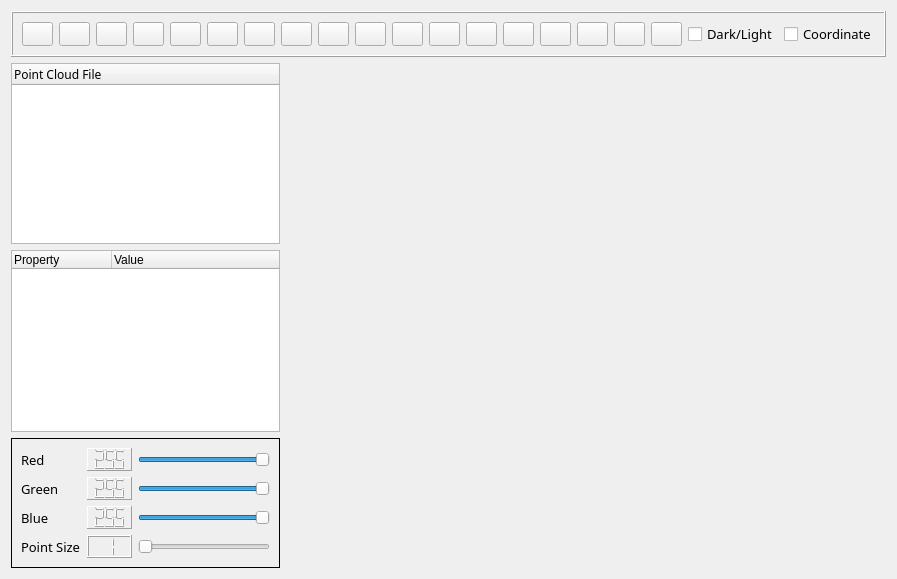
 <widget class="QWidget" name="Evision3dVizClass">
  <property name="geometry">
   <rect>
    <x>0</x>
    <y>0</y>
    <width>897</width>
    <height>579</height>
   </rect>
  </property>
  <property name="contextMenuPolicy">
   <enum>Qt::CustomContextMenu</enum>
  </property>
  <property name="windowTitle">
   <string>PointCloudTool</string>
  </property>
  <layout class="QGridLayout" name="gridLayout_3">
   <item row="1" column="0">
    <widget class="QTreeWidget" name="dataTree">
     <property name="minimumSize">
      <size>
       <width>0</width>
       <height>180</height>
      </size>
     </property>
     <property name="maximumSize">
      <size>
       <width>300</width>
       <height>16777215</height>
      </size>
     </property>
     <property name="font">
      <font>
       <family>微软雅黑</family>
       <pointsize>9</pointsize>
      </font>
     </property>
     <property name="contextMenuPolicy">
      <enum>Qt::CustomContextMenu</enum>
     </property>
     <column>
      <property name="text">
       <string>Point Cloud File</string>
      </property>
     </column>
    </widget>
   </item>
   <item row="2" column="0">
    <widget class="QTableWidget" name="propertyTable">
     <property name="minimumSize">
      <size>
       <width>0</width>
       <height>180</height>
      </size>
     </property>
     <property name="maximumSize">
      <size>
       <width>300</width>
       <height>16777215</height>
      </size>
     </property>
     <property name="font">
      <font>
       <pointsize>9</pointsize>
      </font>
     </property>
     <property name="frameShadow">
      <enum>QFrame::Sunken</enum>
     </property>
     <property name="midLineWidth">
      <number>0</number>
     </property>
     <property name="horizontalScrollBarPolicy">
      <enum>Qt::ScrollBarAsNeeded</enum>
     </property>
     <property name="sizeAdjustPolicy">
      <enum>QAbstractScrollArea::AdjustIgnored</enum>
     </property>
     <property name="autoScroll">
      <bool>true</bool>
     </property>
     <property name="editTriggers">
      <set>QAbstractItemView::NoEditTriggers</set>
     </property>
     <property name="tabKeyNavigation">
      <bool>true</bool>
     </property>
     <property name="showDropIndicator" stdset="0">
      <bool>true</bool>
     </property>
     <property name="dragDropOverwriteMode">
      <bool>true</bool>
     </property>
     <property name="alternatingRowColors">
      <bool>false</bool>
     </property>
     <property name="selectionMode">
      <enum>QAbstractItemView::ExtendedSelection</enum>
     </property>
     <property name="textElideMode">
      <enum>Qt::ElideLeft</enum>
     </property>
     <property name="horizontalScrollMode">
      <enum>QAbstractItemView::ScrollPerItem</enum>
     </property>
     <property name="showGrid">
      <bool>false</bool>
     </property>
     <property name="wordWrap">
      <bool>true</bool>
     </property>
     <property name="cornerButtonEnabled">
      <bool>true</bool>
     </property>
     <property name="rowCount">
      <number>4</number>
     </property>
     <property name="columnCount">
      <number>2</number>
     </property>
     <attribute name="horizontalHeaderCascadingSectionResizes">
      <bool>false</bool>
     </attribute>
     <attribute name="horizontalHeaderDefaultSectionSize">
      <number>100</number>
     </attribute>
     <attribute name="horizontalHeaderHighlightSections">
      <bool>true</bool>
     </attribute>
     <attribute name="horizontalHeaderMinimumSectionSize">
      <number>25</number>
     </attribute>
     <attribute name="horizontalHeaderStretchLastSection">
      <bool>true</bool>
     </attribute>
     <attribute name="verticalHeaderVisible">
      <bool>false</bool>
     </attribute>
     <attribute name="verticalHeaderCascadingSectionResizes">
      <bool>false</bool>
     </attribute>
     <row/>
     <row/>
     <row/>
     <row/>
     <column>
      <property name="text">
       <string>Property</string>
      </property>
      <property name="textAlignment">
       <set>AlignLeading|AlignVCenter</set>
      </property>
     </column>
     <column>
      <property name="text">
       <string>Value</string>
      </property>
      <property name="textAlignment">
       <set>AlignLeading|AlignVCenter</set>
      </property>
     </column>
    </widget>
   </item>
   <item row="3" column="0">
    <widget class="QFrame" name="frame">
     <property name="maximumSize">
      <size>
       <width>300</width>
       <height>16777215</height>
      </size>
     </property>
     <property name="frameShape">
      <enum>QFrame::Box</enum>
     </property>
     <layout class="QGridLayout" name="gridLayout_2">
      <item row="0" column="0">
       <widget class="QLabel" name="label_1">
        <property name="sizePolicy">
         <sizepolicy hsizetype="Expanding" vsizetype="Preferred">
          <horstretch>0</horstretch>
          <verstretch>0</verstretch>
         </sizepolicy>
        </property>
        <property name="font">
         <font>
          <family>微软雅黑</family>
          <pointsize>10</pointsize>
         </font>
        </property>
        <property name="text">
         <string>Red</string>
        </property>
       </widget>
      </item>
      <item row="0" column="1">
       <widget class="QLCDNumber" name="rLCD">
        <property name="sizePolicy">
         <sizepolicy hsizetype="Expanding" vsizetype="Minimum">
          <horstretch>0</horstretch>
          <verstretch>0</verstretch>
         </sizepolicy>
        </property>
        <property name="autoFillBackground">
         <bool>false</bool>
        </property>
        <property name="inputMethodHints">
         <set>Qt::ImhNone</set>
        </property>
        <property name="frameShape">
         <enum>QFrame::Panel</enum>
        </property>
        <property name="frameShadow">
         <enum>QFrame::Raised</enum>
        </property>
        <property name="lineWidth">
         <number>1</number>
        </property>
        <property name="smallDecimalPoint">
         <bool>false</bool>
        </property>
        <property name="digitCount">
         <number>3</number>
        </property>
        <property name="mode">
         <enum>QLCDNumber::Dec</enum>
        </property>
        <property name="value" stdset="0">
         <double>255.000000000000000</double>
        </property>
        <property name="intValue" stdset="0">
         <number>255</number>
        </property>
       </widget>
      </item>
      <item row="0" column="2">
       <widget class="QSlider" name="rSlider">
        <property name="sizePolicy">
         <sizepolicy hsizetype="Expanding" vsizetype="Fixed">
          <horstretch>0</horstretch>
          <verstretch>0</verstretch>
         </sizepolicy>
        </property>
        <property name="minimumSize">
         <size>
          <width>132</width>
          <height>0</height>
         </size>
        </property>
        <property name="maximum">
         <number>255</number>
        </property>
        <property name="sliderPosition">
         <number>255</number>
        </property>
        <property name="orientation">
         <enum>Qt::Horizontal</enum>
        </property>
       </widget>
      </item>
      <item row="1" column="0">
       <widget class="QLabel" name="label_2">
        <property name="sizePolicy">
         <sizepolicy hsizetype="Expanding" vsizetype="Preferred">
          <horstretch>0</horstretch>
          <verstretch>0</verstretch>
         </sizepolicy>
        </property>
        <property name="font">
         <font>
          <family>微软雅黑</family>
          <pointsize>10</pointsize>
         </font>
        </property>
        <property name="text">
         <string>Green</string>
        </property>
       </widget>
      </item>
      <item row="1" column="1">
       <widget class="QLCDNumber" name="gLCD">
        <property name="sizePolicy">
         <sizepolicy hsizetype="Expanding" vsizetype="Minimum">
          <horstretch>0</horstretch>
          <verstretch>0</verstretch>
         </sizepolicy>
        </property>
        <property name="frameShape">
         <enum>QFrame::Panel</enum>
        </property>
        <property name="digitCount">
         <number>3</number>
        </property>
        <property name="intValue" stdset="0">
         <number>255</number>
        </property>
       </widget>
      </item>
      <item row="1" column="2">
       <widget class="QSlider" name="gSlider">
        <property name="sizePolicy">
         <sizepolicy hsizetype="Expanding" vsizetype="Fixed">
          <horstretch>0</horstretch>
          <verstretch>0</verstretch>
         </sizepolicy>
        </property>
        <property name="minimumSize">
         <size>
          <width>132</width>
          <height>0</height>
         </size>
        </property>
        <property name="maximum">
         <number>255</number>
        </property>
        <property name="sliderPosition">
         <number>255</number>
        </property>
        <property name="orientation">
         <enum>Qt::Horizontal</enum>
        </property>
       </widget>
      </item>
      <item row="2" column="0">
       <widget class="QLabel" name="label_3">
        <property name="sizePolicy">
         <sizepolicy hsizetype="Expanding" vsizetype="Preferred">
          <horstretch>0</horstretch>
          <verstretch>0</verstretch>
         </sizepolicy>
        </property>
        <property name="font">
         <font>
          <family>微软雅黑</family>
          <pointsize>10</pointsize>
         </font>
        </property>
        <property name="text">
         <string>Blue</string>
        </property>
       </widget>
      </item>
      <item row="2" column="1">
       <widget class="QLCDNumber" name="bLCD">
        <property name="sizePolicy">
         <sizepolicy hsizetype="Expanding" vsizetype="Minimum">
          <horstretch>0</horstretch>
          <verstretch>0</verstretch>
         </sizepolicy>
        </property>
        <property name="frameShape">
         <enum>QFrame::Panel</enum>
        </property>
        <property name="digitCount">
         <number>3</number>
        </property>
        <property name="intValue" stdset="0">
         <number>255</number>
        </property>
       </widget>
      </item>
      <item row="2" column="2">
       <widget class="QSlider" name="bSlider">
        <property name="sizePolicy">
         <sizepolicy hsizetype="Expanding" vsizetype="Fixed">
          <horstretch>0</horstretch>
          <verstretch>0</verstretch>
         </sizepolicy>
        </property>
        <property name="minimumSize">
         <size>
          <width>132</width>
          <height>0</height>
         </size>
        </property>
        <property name="maximum">
         <number>255</number>
        </property>
        <property name="sliderPosition">
         <number>255</number>
        </property>
        <property name="orientation">
         <enum>Qt::Horizontal</enum>
        </property>
       </widget>
      </item>
      <item row="3" column="0">
       <widget class="QLabel" name="label_4">
        <property name="sizePolicy">
         <sizepolicy hsizetype="Expanding" vsizetype="Preferred">
          <horstretch>0</horstretch>
          <verstretch>0</verstretch>
         </sizepolicy>
        </property>
        <property name="font">
         <font>
          <family>微软雅黑</family>
          <pointsize>10</pointsize>
         </font>
        </property>
        <property name="text">
         <string>Point Size</string>
        </property>
       </widget>
      </item>
      <item row="3" column="1">
       <widget class="QLCDNumber" name="sizeLCD">
        <property name="sizePolicy">
         <sizepolicy hsizetype="Expanding" vsizetype="Minimum">
          <horstretch>0</horstretch>
          <verstretch>0</verstretch>
         </sizepolicy>
        </property>
        <property name="digitCount">
         <number>1</number>
        </property>
        <property name="segmentStyle">
         <enum>QLCDNumber::Filled</enum>
        </property>
        <property name="intValue" stdset="0">
         <number>1</number>
        </property>
       </widget>
      </item>
      <item row="3" column="2">
       <widget class="QSlider" name="pSlider">
        <property name="sizePolicy">
         <sizepolicy hsizetype="Expanding" vsizetype="Fixed">
          <horstretch>0</horstretch>
          <verstretch>0</verstretch>
         </sizepolicy>
        </property>
        <property name="minimumSize">
         <size>
          <width>132</width>
          <height>0</height>
         </size>
        </property>
        <property name="minimum">
         <number>1</number>
        </property>
        <property name="maximum">
         <number>10</number>
        </property>
        <property name="sliderPosition">
         <number>1</number>
        </property>
        <property name="orientation">
         <enum>Qt::Horizontal</enum>
        </property>
       </widget>
      </item>
     </layout>
    </widget>
   </item>
   <item row="0" column="0" colspan="2">
    <widget class="QFrame" name="frame">
     <property name="frameShape">
      <enum>QFrame::Box</enum>
     </property>
     <property name="frameShadow">
      <enum>QFrame::Raised</enum>
     </property>
     <layout class="QGridLayout" name="gridLayout">
      <item row="0" column="0">
       <widget class="QPushButton" name="pushButton_Open">
        <property name="maximumSize">
         <size>
          <width>31</width>
          <height>31</height>
         </size>
        </property>
        <property name="toolTip">
         <string>打开</string>
        </property>
        <property name="text">
         <string/>
        </property>
        <property name="icon">
         <iconset resource="Evision3dViz.qrc">
          <normaloff>:/PointCloudTool/Resources/open.png</normaloff>:/PointCloudTool/Resources/open.png</iconset>
        </property>
        <property name="iconSize">
         <size>
          <width>25</width>
          <height>25</height>
         </size>
        </property>
       </widget>
      </item>
      <item row="0" column="1">
       <widget class="QPushButton" name="pushButton_Add">
        <property name="maximumSize">
         <size>
          <width>31</width>
          <height>31</height>
         </size>
        </property>
        <property name="toolTip">
         <string>添加</string>
        </property>
        <property name="text">
         <string/>
        </property>
        <property name="icon">
         <iconset resource="Evision3dViz.qrc">
          <normaloff>:/PointCloudTool/Resources/add.png</normaloff>:/PointCloudTool/Resources/add.png</iconset>
        </property>
        <property name="iconSize">
         <size>
          <width>25</width>
          <height>25</height>
         </size>
        </property>
       </widget>
      </item>
      <item row="0" column="2">
       <widget class="QPushButton" name="pushButton_Clean">
        <property name="maximumSize">
         <size>
          <width>31</width>
          <height>31</height>
         </size>
        </property>
        <property name="toolTip">
         <string>清除</string>
        </property>
        <property name="text">
         <string/>
        </property>
        <property name="icon">
         <iconset resource="Evision3dViz.qrc">
          <normaloff>:/PointCloudTool/Resources/clear.png</normaloff>:/PointCloudTool/Resources/clear.png</iconset>
        </property>
        <property name="iconSize">
         <size>
          <width>25</width>
          <height>25</height>
         </size>
        </property>
       </widget>
      </item>
      <item row="0" column="3">
       <widget class="QPushButton" name="pushButton_Save">
        <property name="maximumSize">
         <size>
          <width>31</width>
          <height>31</height>
         </size>
        </property>
        <property name="toolTip">
         <string>保存</string>
        </property>
        <property name="text">
         <string/>
        </property>
        <property name="icon">
         <iconset resource="Evision3dViz.qrc">
          <normaloff>:/PointCloudTool/Resources/save.png</normaloff>:/PointCloudTool/Resources/save.png</iconset>
        </property>
        <property name="iconSize">
         <size>
          <width>25</width>
          <height>25</height>
         </size>
        </property>
       </widget>
      </item>
      <item row="0" column="4">
       <widget class="QPushButton" name="pushButton_SaveAs">
        <property name="maximumSize">
         <size>
          <width>31</width>
          <height>31</height>
         </size>
        </property>
        <property name="toolTip">
         <string>另存为</string>
        </property>
        <property name="text">
         <string/>
        </property>
        <property name="icon">
         <iconset resource="Evision3dViz.qrc">
          <normaloff>:/PointCloudTool/Resources/saveBinary.png</normaloff>:/PointCloudTool/Resources/saveBinary.png</iconset>
        </property>
        <property name="iconSize">
         <size>
          <width>25</width>
          <height>25</height>
         </size>
        </property>
       </widget>
      </item>
      <item row="0" column="5">
       <widget class="QPushButton" name="pushButton_Change">
        <property name="maximumSize">
         <size>
          <width>31</width>
          <height>31</height>
         </size>
        </property>
        <property name="toolTip">
         <string>更改</string>
        </property>
        <property name="text">
         <string/>
        </property>
        <property name="icon">
         <iconset resource="Evision3dViz.qrc">
          <normaloff>:/PointCloudTool/Resources/change.png</normaloff>:/PointCloudTool/Resources/change.png</iconset>
        </property>
        <property name="iconSize">
         <size>
          <width>25</width>
          <height>25</height>
         </size>
        </property>
       </widget>
      </item>
      <item row="0" column="6">
       <widget class="QPushButton" name="pushButton_Exit">
        <property name="maximumSize">
         <size>
          <width>31</width>
          <height>31</height>
         </size>
        </property>
        <property name="toolTip">
         <string>关闭</string>
        </property>
        <property name="text">
         <string/>
        </property>
        <property name="icon">
         <iconset resource="Evision3dViz.qrc">
          <normaloff>:/PointCloudTool/Resources/exit.png</normaloff>:/PointCloudTool/Resources/exit.png</iconset>
        </property>
        <property name="iconSize">
         <size>
          <width>25</width>
          <height>25</height>
         </size>
        </property>
       </widget>
      </item>
      <item row="0" column="7">
       <widget class="QPushButton" name="pushButton_PointColor">
        <property name="maximumSize">
         <size>
          <width>31</width>
          <height>31</height>
         </size>
        </property>
        <property name="toolTip">
         <string>点云颜色</string>
        </property>
        <property name="text">
         <string/>
        </property>
        <property name="icon">
         <iconset resource="Evision3dViz.qrc">
          <normaloff>:/PointCloudTool/Resources/pointcolor.png</normaloff>:/PointCloudTool/Resources/pointcolor.png</iconset>
        </property>
        <property name="iconSize">
         <size>
          <width>25</width>
          <height>25</height>
         </size>
        </property>
       </widget>
      </item>
      <item row="0" column="8">
       <widget class="QPushButton" name="pushButton_BackgroundColor">
        <property name="maximumSize">
         <size>
          <width>31</width>
          <height>31</height>
         </size>
        </property>
        <property name="toolTip">
         <string>背景颜色</string>
        </property>
        <property name="text">
         <string/>
        </property>
        <property name="icon">
         <iconset resource="Evision3dViz.qrc">
          <normaloff>:/PointCloudTool/Resources/bgcolor.png</normaloff>:/PointCloudTool/Resources/bgcolor.png</iconset>
        </property>
        <property name="iconSize">
         <size>
          <width>25</width>
          <height>25</height>
         </size>
        </property>
       </widget>
      </item>
      <item row="0" column="9">
       <widget class="QPushButton" name="pushButton_MainView">
        <property name="maximumSize">
         <size>
          <width>31</width>
          <height>31</height>
         </size>
        </property>
        <property name="toolTip">
         <string>主视图</string>
        </property>
        <property name="text">
         <string/>
        </property>
        <property name="icon">
         <iconset resource="Evision3dViz.qrc">
          <normaloff>:/PointCloudTool/Resources/zhengshi.png</normaloff>:/PointCloudTool/Resources/zhengshi.png</iconset>
        </property>
        <property name="iconSize">
         <size>
          <width>25</width>
          <height>25</height>
         </size>
        </property>
       </widget>
      </item>
      <item row="0" column="10">
       <widget class="QPushButton" name="pushButton_LeftView">
        <property name="maximumSize">
         <size>
          <width>31</width>
          <height>31</height>
         </size>
        </property>
        <property name="toolTip">
         <string>左视图</string>
        </property>
        <property name="text">
         <string/>
        </property>
        <property name="icon">
         <iconset resource="Evision3dViz.qrc">
          <normaloff>:/PointCloudTool/Resources/zuoshi.png</normaloff>:/PointCloudTool/Resources/zuoshi.png</iconset>
        </property>
        <property name="iconSize">
         <size>
          <width>25</width>
          <height>25</height>
         </size>
        </property>
       </widget>
      </item>
      <item row="0" column="11">
       <widget class="QPushButton" name="pushButton_TopView">
        <property name="maximumSize">
         <size>
          <width>31</width>
          <height>31</height>
         </size>
        </property>
        <property name="toolTip">
         <string>俯视图</string>
        </property>
        <property name="text">
         <string/>
        </property>
        <property name="icon">
         <iconset resource="Evision3dViz.qrc">
          <normaloff>:/PointCloudTool/Resources/fushi.png</normaloff>:/PointCloudTool/Resources/fushi.png</iconset>
        </property>
        <property name="iconSize">
         <size>
          <width>25</width>
          <height>25</height>
         </size>
        </property>
       </widget>
      </item>
      <item row="0" column="12">
       <widget class="QPushButton" name="pushButton_GenCube">
        <property name="maximumSize">
         <size>
          <width>31</width>
          <height>31</height>
         </size>
        </property>
        <property name="toolTip">
         <string>生成立方体</string>
        </property>
        <property name="text">
         <string/>
        </property>
        <property name="icon">
         <iconset resource="Evision3dViz.qrc">
          <normaloff>:/PointCloudTool/Resources/cube.png</normaloff>:/PointCloudTool/Resources/cube.png</iconset>
        </property>
        <property name="iconSize">
         <size>
          <width>25</width>
          <height>25</height>
         </size>
        </property>
       </widget>
      </item>
      <item row="0" column="13">
       <widget class="QPushButton" name="pushButton_GenSphere">
        <property name="maximumSize">
         <size>
          <width>31</width>
          <height>31</height>
         </size>
        </property>
        <property name="toolTip">
         <string>生成球</string>
        </property>
        <property name="text">
         <string/>
        </property>
        <property name="icon">
         <iconset resource="Evision3dViz.qrc">
          <normaloff>:/PointCloudTool/Resources/sphere.png</normaloff>:/PointCloudTool/Resources/sphere.png</iconset>
        </property>
        <property name="iconSize">
         <size>
          <width>25</width>
          <height>25</height>
         </size>
        </property>
       </widget>
      </item>
      <item row="0" column="14">
       <widget class="QPushButton" name="pushButton_GenCylinder">
        <property name="maximumSize">
         <size>
          <width>31</width>
          <height>31</height>
         </size>
        </property>
        <property name="toolTip">
         <string>生成圆柱体</string>
        </property>
        <property name="text">
         <string/>
        </property>
        <property name="icon">
         <iconset resource="Evision3dViz.qrc">
          <normaloff>:/PointCloudTool/Resources/cylinder.png</normaloff>:/PointCloudTool/Resources/cylinder.png</iconset>
        </property>
        <property name="iconSize">
         <size>
          <width>25</width>
          <height>25</height>
         </size>
        </property>
       </widget>
      </item>
      <item row="0" column="15">
       <widget class="QPushButton" name="pushButton_MeshSurface">
        <property name="maximumSize">
         <size>
          <width>31</width>
          <height>31</height>
         </size>
        </property>
        <property name="toolTip">
         <string>Surface</string>
        </property>
        <property name="text">
         <string/>
        </property>
        <property name="icon">
         <iconset resource="Evision3dViz.qrc">
          <normaloff>:/PointCloudTool/Resources/mesh.png</normaloff>:/PointCloudTool/Resources/mesh.png</iconset>
        </property>
        <property name="iconSize">
         <size>
          <width>25</width>
          <height>25</height>
         </size>
        </property>
       </widget>
      </item>
      <item row="0" column="16">
       <widget class="QPushButton" name="pushButton_Wireframe">
        <property name="maximumSize">
         <size>
          <width>31</width>
          <height>31</height>
         </size>
        </property>
        <property name="toolTip">
         <string>Wireframe</string>
        </property>
        <property name="text">
         <string/>
        </property>
        <property name="icon">
         <iconset resource="Evision3dViz.qrc">
          <normaloff>:/PointCloudTool/Resources/frame.png</normaloff>:/PointCloudTool/Resources/frame.png</iconset>
        </property>
        <property name="iconSize">
         <size>
          <width>25</width>
          <height>25</height>
         </size>
        </property>
       </widget>
      </item>
      <item row="0" column="17">
       <widget class="QPushButton" name="pushButton_RandomColor">
        <property name="maximumSize">
         <size>
          <width>31</width>
          <height>31</height>
         </size>
        </property>
        <property name="toolTip">
         <string>随机颜色</string>
        </property>
        <property name="text">
         <string/>
        </property>
        <property name="icon">
         <iconset resource="Evision3dViz.qrc">
          <normaloff>:/PointCloudTool/Resources/roam_color_128px_1186912_easyicon.net.png</normaloff>:/PointCloudTool/Resources/roam_color_128px_1186912_easyicon.net.png</iconset>
        </property>
        <property name="iconSize">
         <size>
          <width>25</width>
          <height>25</height>
         </size>
        </property>
       </widget>
      </item>
      <item row="0" column="18">
       <widget class="QCheckBox" name="bgcCbx">
        <property name="maximumSize">
         <size>
          <width>90</width>
          <height>16777215</height>
         </size>
        </property>
        <property name="font">
         <font>
          <family>微软雅黑</family>
          <pointsize>10</pointsize>
         </font>
        </property>
        <property name="text">
         <string>Dark/Light</string>
        </property>
       </widget>
      </item>
      <item row="0" column="19">
       <widget class="QCheckBox" name="cooCbx">
        <property name="minimumSize">
         <size>
          <width>90</width>
          <height>0</height>
         </size>
        </property>
        <property name="font">
         <font>
          <family>微软雅黑</family>
          <pointsize>10</pointsize>
         </font>
        </property>
        <property name="text">
         <string>Coordinate</string>
        </property>
       </widget>
      </item>
      <item row="0" column="20">
       <spacer name="horizontalSpacer">
        <property name="orientation">
         <enum>Qt::Horizontal</enum>
        </property>
        <property name="sizeHint" stdset="0">
         <size>
          <width>40</width>
          <height>20</height>
         </size>
        </property>
       </spacer>
      </item>
     </layout>
    </widget>
   </item>
   <item row="1" column="1" rowspan="3">
    <widget class="QVTKWidget" name="screen">
     <property name="minimumSize">
      <size>
       <width>600</width>
       <height>400</height>
      </size>
     </property>
    </widget>
   </item>
  </layout>
 </widget>
